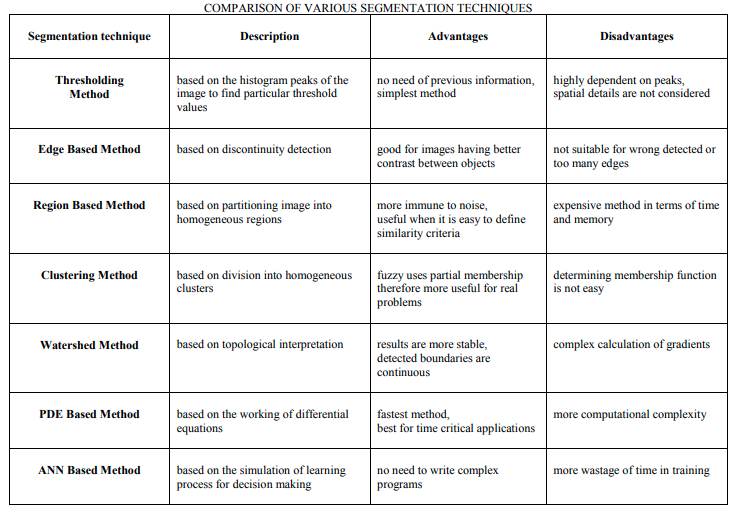
#> input picture assets/img/segmentationTechniques.png, 738 x 517 px
$ python -i contour_detection.py   (imports and definitions only)
#> lines starting #> are read from the running program, lines starting #| are printed output that depends on the picture; after the words box and inside, x2 and y2 are one past the last pixel; in counts of white or black regions, pixels touching at a corner belong together
#> further down, picture is the input picture: shape (517, 738, 3); mean B, G, R 239.3, 239.2, 239
import cv2
import matplotlib.pyplot as plt
import numpy as np

# Input image
# [1 line not run here, left out]

# Mask
fgbg = cv2.createBackgroundSubtractorMOG2()

def contour_cropped(img: np.array) -> np.array:
	img = cv2.cvtColor(img, cv2.COLOR_BGR2RGB)
	gray = cv2.cvtColor(img, cv2.COLOR_RGB2GRAY)
	_, binary = cv2.threshold(gray, 225, 255, cv2.THRESH_BINARY_INV)
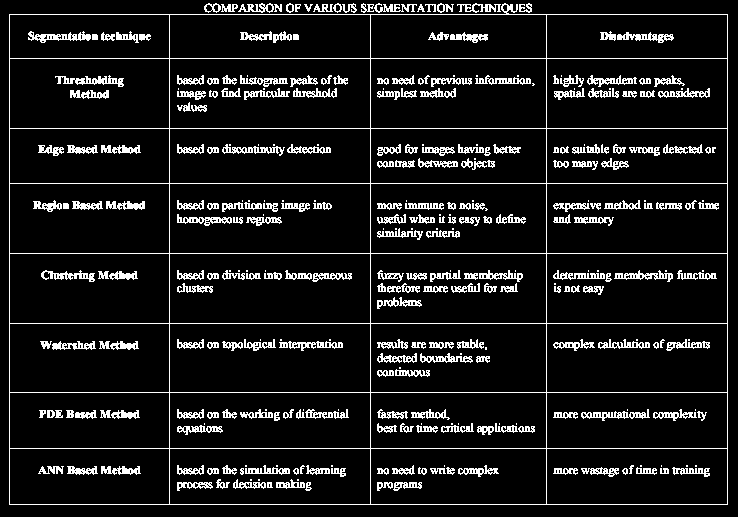
#> binary: shape (517, 738); 9.9% white in thin lines or dots
	contours, hierarchy = cv2.findContours(binary, cv2.RETR_TREE, cv2.CHAIN_APPROX_SIMPLE)
#> contours = 1545 contours, 1265 with area under 20; largest, box (x1, y1, x2, y2) and area: (9, 3, 728, 505) 351902, (169, 253, 371, 324) 14068, (169, 183, 371, 254) 14068, (169, 58, 371, 129) 14068, (169, 323, 371, 393) 13867
	img = cv2.drawContours(img, contours, -1, (0, 255, 0), 2)
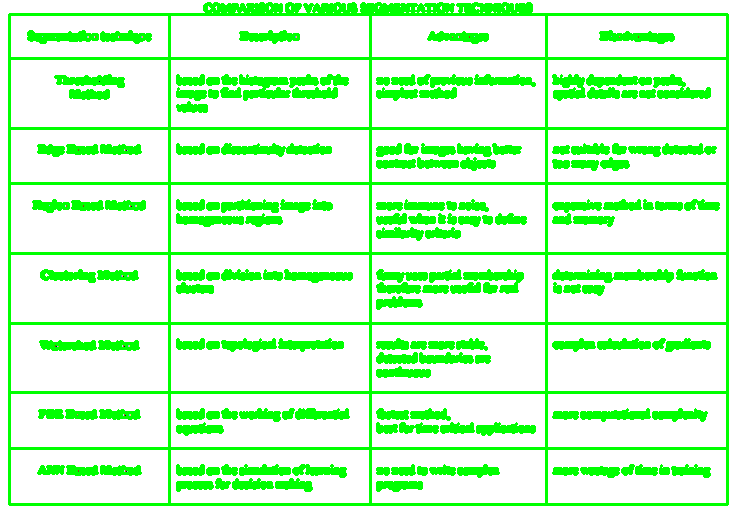
#> img: shape (517, 738, 3); mean R, G, B 200.7, 255, 200.7
	return img

def background_subtractor_mog(img: np.array) -> np.array:
	fgmask = fgbg.apply(img)
	return fgmask

# Open a web cam
# [12 lines not run here, left out]
#plt.imshow(background_subtractor_mog(image))
#plt.show()

>>> import cv2
>>> picture = cv2.imread('assets/img/segmentationTechniques.png')
>>> result = contour_cropped(picture)
